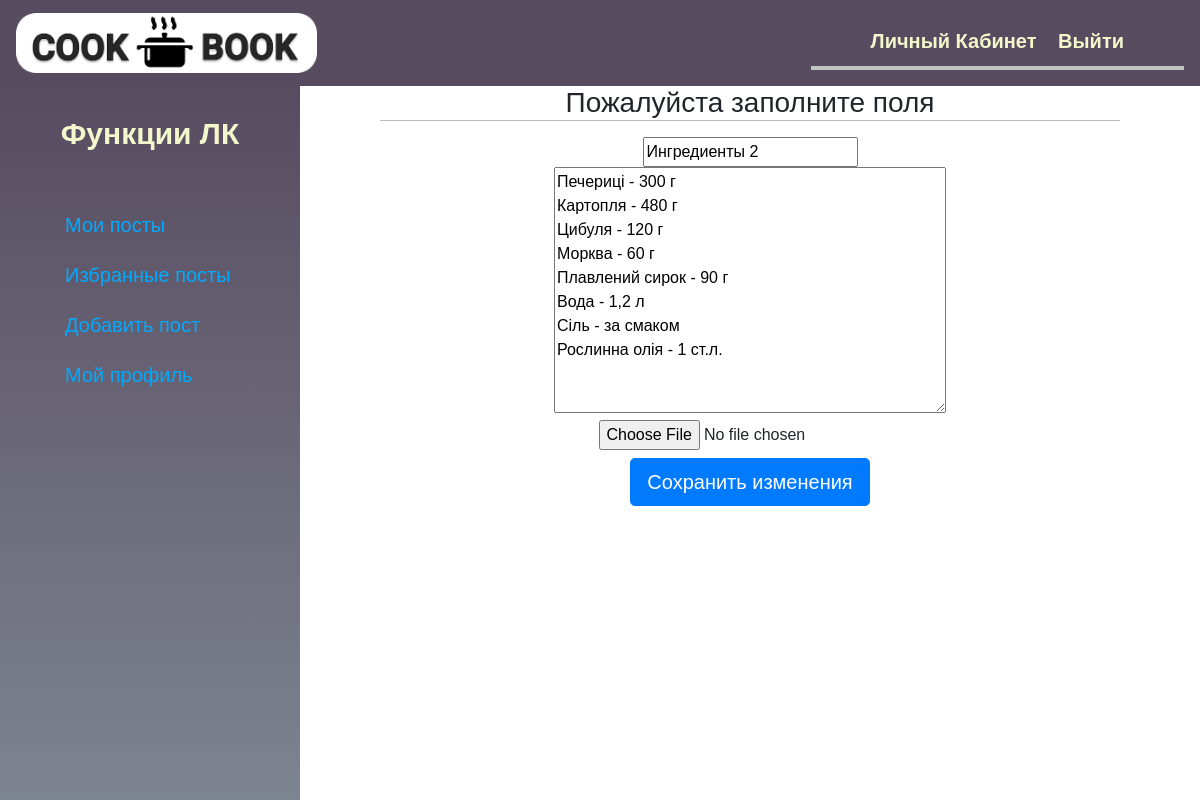
Page /post_point_edit/1/ (signed in) on the earlier database version.
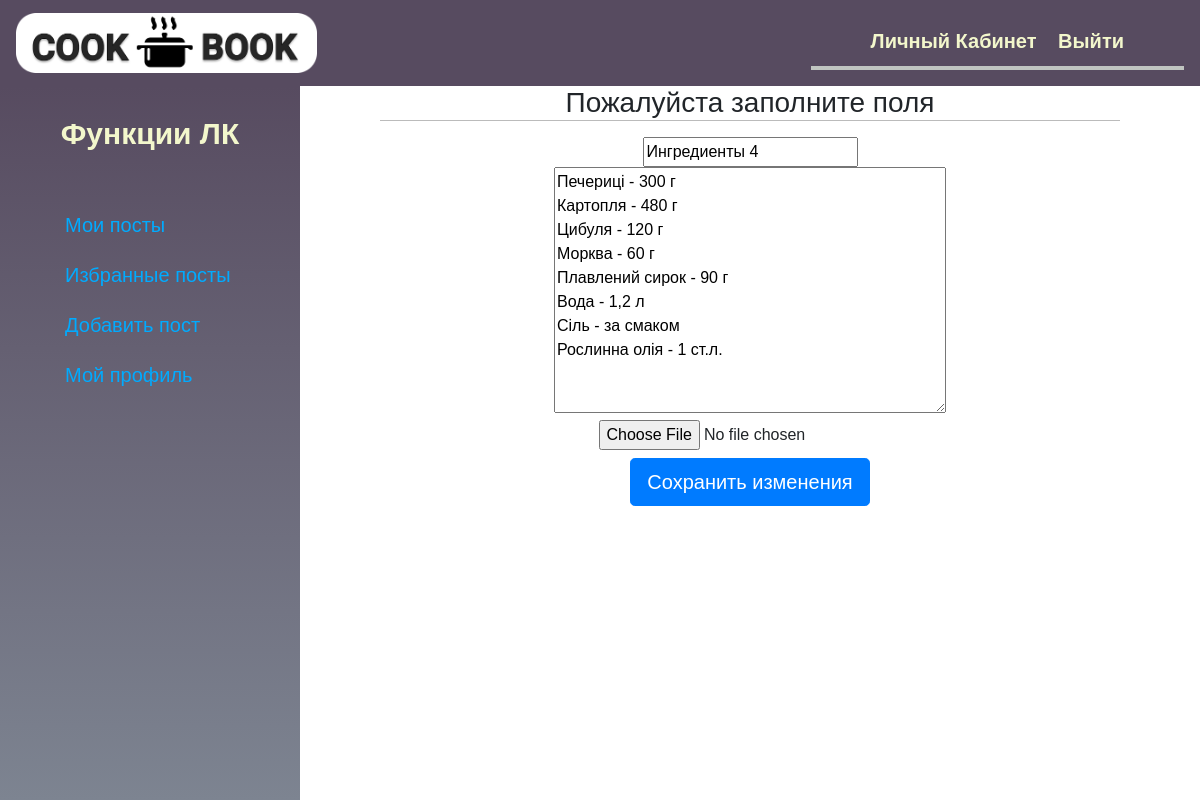
Same page on the later database version.
### blog/models.py (models this page shows)
class PostPoint(models.Model):
    post = models.ForeignKey(Post, on_delete=models.CASCADE, default=None)
    post_point_header = models.CharField(max_length=250, default='HEADER')
    post_point_text = models.TextField(verbose_name='Текста пункта')
    post_image = models.ImageField(upload_to=save_image, blank=True, verbose_name='Изображение пункта')

### blog/views.py (the view)
# urls.py: path('post_point_edit/<int:post_point_id>/',
@login_required
def post_point_edit(request,post_point_id):
    post_point=get_object_or_404(PostPoint,id=post_point_id)
    post=get_object_or_404(Post,id=post_point.post.id)
    post_point_edit_form=PostPointForm(instance=post_point)
    if request.method=='POST':
        post_point_edit_form=PostPointForm(request.POST,
                                           instance=post_point)
        if post_point_edit_form.is_valid():
            post_point_edit_form.save()
    return render(request,'blog/account/post_point_edit.html',
                      {'form':post_point_edit_form,
                       'post_point':post_point,
                       'post':post})

### blog/forms.py
class PostPointForm(forms.ModelForm):
    class Meta:
        model=PostPoint
        fields=('post_point_header','post_point_text','post_image')

### blog/templates/blog/account/post_point_edit.html (shortened to what this page needs)
{% extends 'blog/base_account.html' %}
{% load  bootstrap %}
{% block account_content %}
     <div class="container text-center sign-in">
        {% if form.errors %}
            <p>{{ form.errors }}</p>
            <p>Что-то забыл</p>
            <form action="." class="form-sign-in login-form" method="post" enctype="multipart/form-data">
                {{ form.post_point_header|bootstrap }}
                {{ form.post_point_text|bootstrap }}
                {{ form.post_image|bootstrap }}
                {% csrf_token %}
                <button class="btn btn-lg btn-primary mt-2" type="submit">
                    Сохранить изменения
                </button>
            </form>
        {% else %}
            <h1 class="h3 mb-3 font-weight-normal">
                Пожалуйста заполните поля
            </h1>
            <form action="." class="form-sign-in login-form"
              method="post" enctype="multipart/form-data">
            {{ form.post_point_header|bootstrap }}
            {{ form.post_point_text|bootstrap }}
            {{ form.post_image|bootstrap }}
            <button class="btn btn-lg btn-primary mt-2" type="submit">
                Сохранить изменения
            </button>
        </form>
        {% endif %}
    </div>
{% endblock %}

Differences in the rows shown:
changed PostPoint: post_point_header "Ингредиенты 2" → "Ингредиенты 4"
